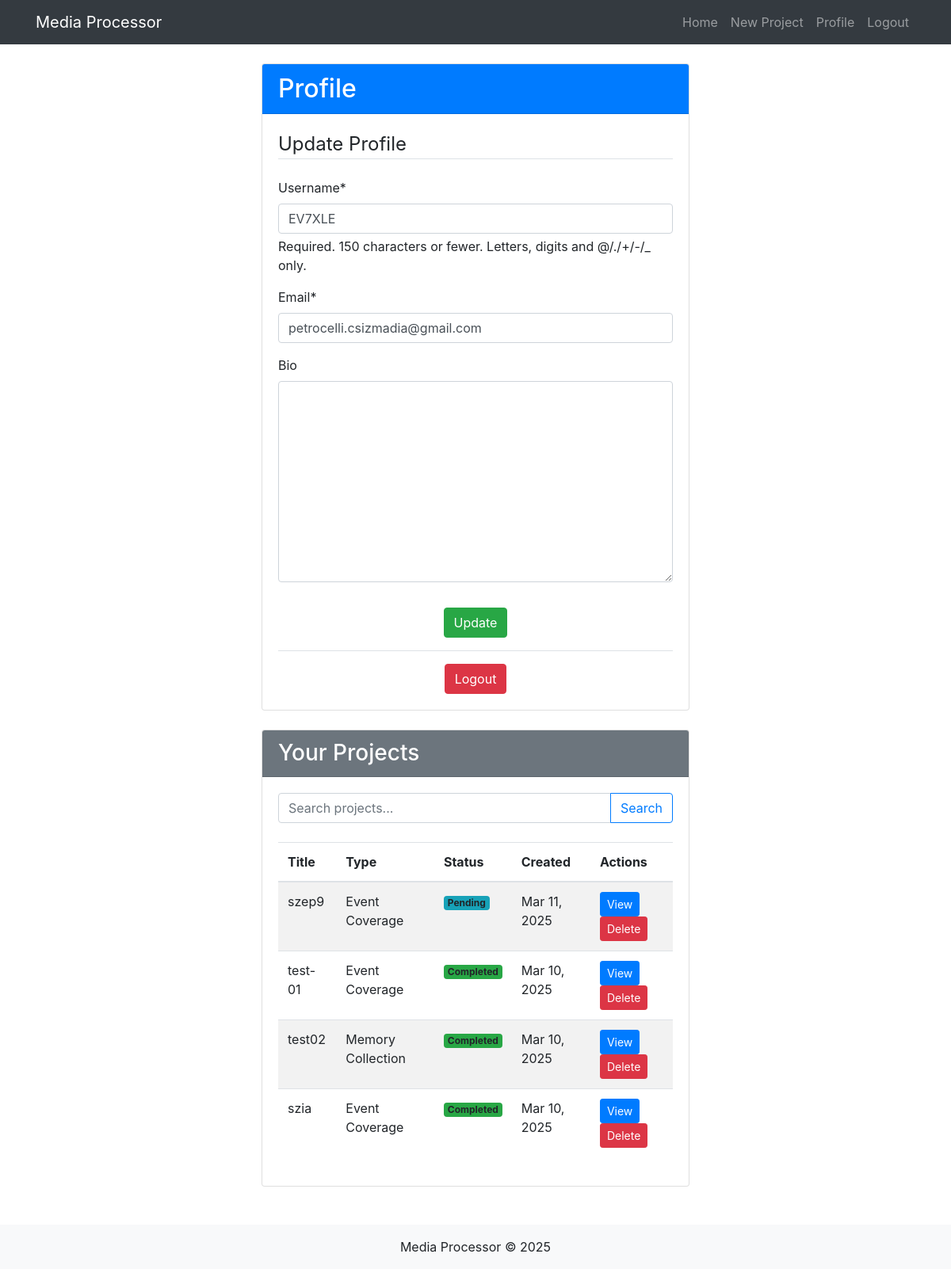
Page /accounts/profile/ (signed in) on the earlier database version.
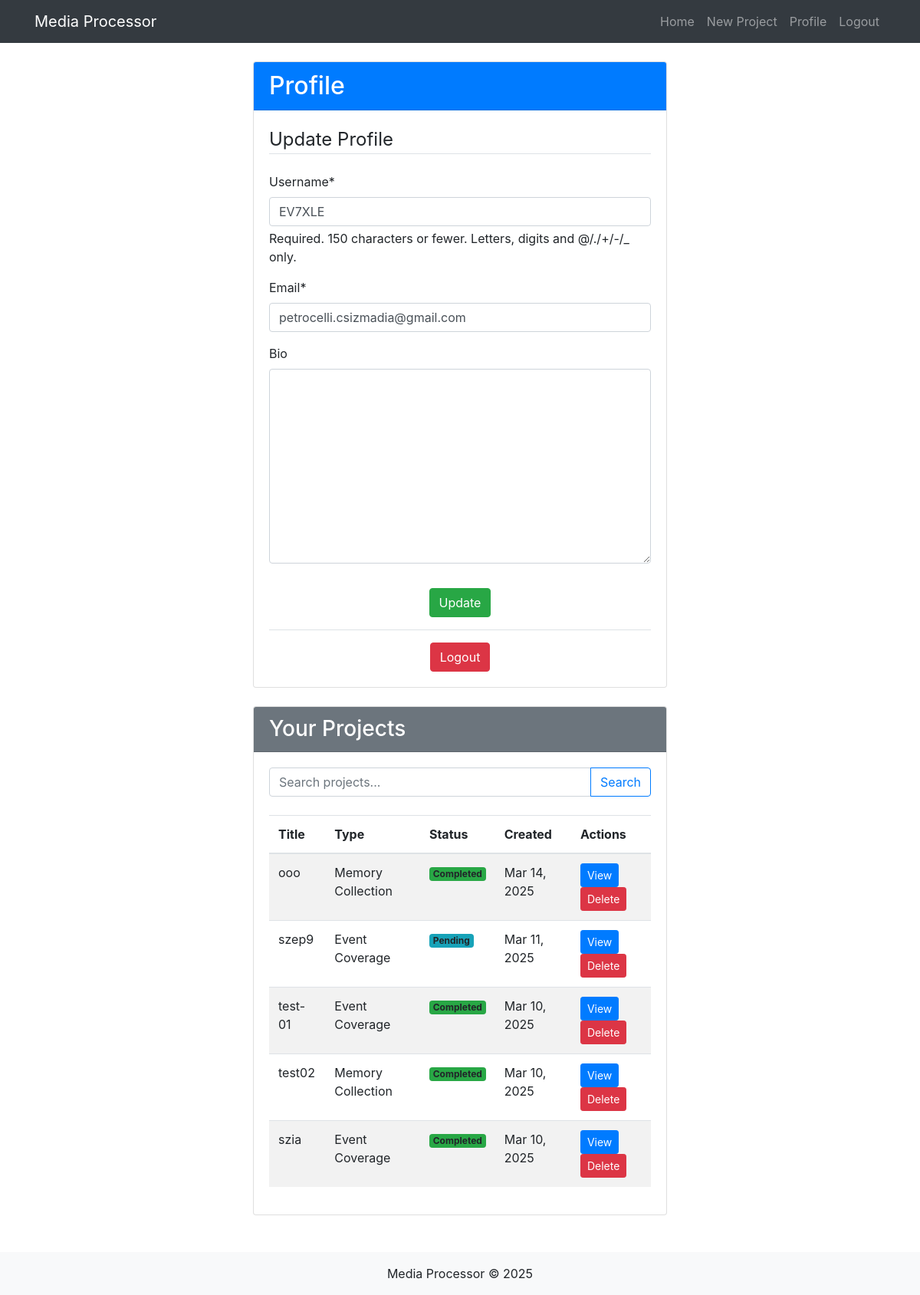
Same page on the later database version.
### accounts/models.py (models this page shows, shortened)
class Profile(models.Model):
    user = models.OneToOneField(User, on_delete=models.CASCADE)
    bio = models.TextField(max_length=500, blank=True)

### media_app/models.py (models this page shows, shortened)
class MediaProject(models.Model):
    STATUS_CHOICES = (
        ('pending', 'Pending'),
        ('processing', 'Processing'),
        ('completed', 'Completed'),
        ('failed', 'Failed'),
    )
    PROJECT_TYPES = (
        ('life_story', 'Life Story'),
        ('event_coverage', 'Event Coverage'),
        ('memory_collection', 'Memory Collection'),
    )
    title = models.CharField(max_length=200)
    description = models.TextField(blank=True)
    user = models.ForeignKey(User, on_delete=models.CASCADE)
    created_at = models.DateTimeField(auto_now_add=True)
    updated_at = models.DateTimeField(auto_now=True)
    status = models.CharField(max_length=20, choices=STATUS_CHOICES, default='pending')
    output_file = models.FileField(upload_to='outputs/', null=True, blank=True)
    qr_code = models.FileField(upload_to='qrcodes/', null=True, blank=True)
    type = models.CharField(max_length=20, choices=PROJECT_TYPES, default='life_story')

### accounts/views.py (the view)
# urls.py: path('profile/', views.profile, name='profile'),
@login_required
def profile(request):
    profile, created = Profile.objects.get_or_create(user=request.user)
    search_query = request.GET.get('search', '')
    projects = MediaProject.objects.filter(user=request.user)
    if search_query:
        projects = projects.filter(
            Q(title__icontains=search_query) |
            Q(description__icontains=search_query)  # Assuming MediaProject has a description field
        )
    projects = projects.order_by('-created_at')
    if request.method == 'POST':
        if 'delete_project' in request.POST:
            project_id = request.POST.get('project_id')
            try:
                project = MediaProject.objects.get(id=project_id, user=request.user)
                project.delete()
                messages.success(request, f'Project "{project.title}" deleted successfully!')
            except MediaProject.DoesNotExist:
                messages.error(request, 'Project not found or you do not have permission.')
            except Exception as e:
                logger.error(f"Error deleting project {project_id}: {str(e)}")
                messages.error(request, f'An error occurred: {str(e)}')
            return redirect('profile')
        u_form = UserUpdateForm(request.POST, instance=request.user)
        p_form = ProfileUpdateForm(request.POST, instance=profile)
        if u_form.is_valid() and p_form.is_valid():
            u_form.save()
            p_form.save()
            messages.success(request, 'Your account has been updated!')
            return redirect('profile')
    else:
        u_form = UserUpdateForm(instance=request.user)
        p_form = ProfileUpdateForm(instance=profile)
    context = {
        'u_form': u_form,
        'p_form': p_form,
        'projects': projects,
        'search_query': search_query
    }
    return render(request, 'accounts/profile.html', context)

### accounts/forms.py
class UserUpdateForm(forms.ModelForm):
    email = forms.EmailField()
    class Meta:
        model = User
        fields = ['username', 'email']

class ProfileUpdateForm(forms.ModelForm):
    class Meta:
        model = Profile
        fields = ['bio']

### accounts/templates/accounts/profile.html (shortened to what this page needs)
{% extends 'base.html' %}
{% load crispy_forms_tags %}
{% block content %}
<div class="row">
    <div class="col-md-6 offset-md-3">
        <div class="card mb-4">
            <div class="card-header bg-primary text-white">
                <h2 class="mb-0">Profile</h2>
            </div>
            <div class="card-body">
                <form method="POST">
                    <fieldset class="form-group">
                        <legend class="border-bottom mb-4">Update Profile</legend>
                        {{ u_form|crispy }}
                        {{ p_form|crispy }}
                    </fieldset>
                    <div class="form-group text-center mt-3">
                        <button type="submit" class="btn btn-success">Update</button>
                    </div>
                </form>
                <div class="border-top pt-3 mt-3 text-center">
                    <a href="{% url 'logout' %}" class="btn btn-danger">Logout</a>
                </div>
            </div>
        </div>
        <div class="card">
            <div class="card-header bg-secondary text-white">
                <h3 class="mb-0">Your Projects</h3>
            </div>
            <div class="card-body">
                <form method="GET" class="mb-4">
                    <div class="input-group">
                        <input type="text" name="search" class="form-control" placeholder="Search projects..." value="{{ search_query }}">
                        <div class="input-group-append">
                            <button class="btn btn-outline-primary" type="submit">Search</button>
                        </div>
                    </div>
                </form>
                {% if projects %}
                    <div class="table-responsive">
                        <table class="table table-striped">
                            <thead>
                                <tr>
                                    <th>Title</th>
                                    <th>Type</th>
                                    <th>Status</th>
                                    <th>Created</th>
                                    <th>Actions</th>
                                </tr>
                            </thead>
                            <tbody>
                                {% for project in projects %}
                                    <tr>
                                        <td>{{ project.title }}</td>
                                        <td>{{ project.get_type_display }}</td>
                                        <td>
                                            <span class="badge
                                                {% if project.status == 'completed' %}bg-success
                                                {% elif project.status == 'failed' %}bg-danger
                                                {% elif project.status == 'processing' %}bg-warning
                                                {% else %}bg-info{% endif %}">
                                                {{ project.get_status_display }}
                                            </span>
                                        </td>
                                        <td>{{ project.created_at|date:"M d, Y" }}</td>
                                        <td>
                                            <a href="{% url 'project_detail' project.id %}" class="btn btn-sm btn-primary">View</a>
                                            <form method="POST" class="d-inline">
                                                <button type="submit" class="btn btn-sm btn-danger">Delete</button>
                                            </form>
                                        </td>
                                    </tr>
                                {% endfor %}
                            </tbody>
                        </table>
                    </div>
                {% endif %}
            </div>
        </div>
    </div>
</div>
{% endblock %}

### templates/base.html (shortened to what this page needs)
<!DOCTYPE html>
<html lang="en">
<head>
    <link rel="stylesheet" href="https://cdnjs.cloudflare.com/ajax/libs/bootstrap/4.6.0/css/bootstrap.min.css">
    <link rel="stylesheet" href="https://cdnjs.cloudflare.com/ajax/libs/font-awesome/5.15.3/css/all.min.css">
</head>
<body>
    <nav class="navbar navbar-expand-lg navbar-dark bg-dark">
        <div class="container">
            <a class="navbar-brand" href="{% url 'home' %}">Media Processor</a>
            <div class="collapse navbar-collapse" id="navbarNav">
                <ul class="navbar-nav ml-auto">
                    {% if user.is_authenticated %}
                    <li class="nav-item">
                        <a class="nav-link" href="{% url 'home' %}">Home</a>
                    </li>
                    <li class="nav-item">
                        <a class="nav-link" href="{% url 'create_project' %}">New Project</a>
                    </li>
                    <li class="nav-item">
                        <a class="nav-link" href="{% url 'profile' %}">Profile</a>
                    </li>
                    <li class="nav-item">
                        <a class="nav-link" href="{% url 'logout' %}">Logout</a>
                    </li>
                    {% endif %}
                </ul>
            </div>
        </div>
    </nav>
    <main class="container mt-4">
        {% block content %}{% endblock %}
    </main>
    <footer class="mt-5 py-3 bg-light text-center">
        <div class="container">
            <p class="m-0">Media Processor &copy; {% now "Y" %}</p>
        </div>
    </footer>
</body>
</html>

Differences in the rows shown:
added MediaProject: title "ooo", type "Memory Collection", status "Completed", created_at "Mar 14, 2025"
